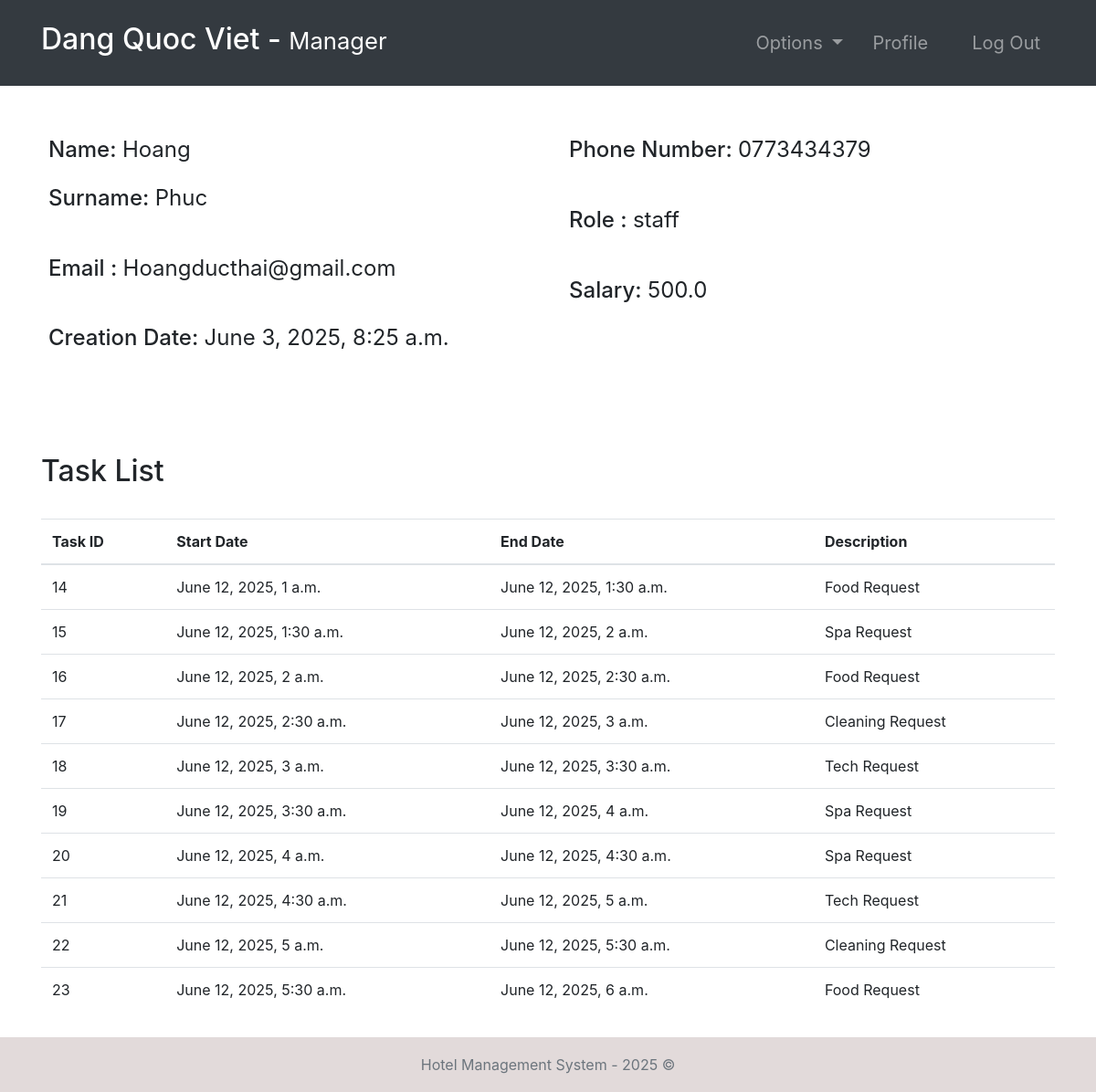
/employee-profile/5/ (signed in), run on the app's committed database.
### accounts/models.py (models this page shows, shortened)
class Employee(models.Model):
    user = models.OneToOneField(User, null=True, on_delete=models.CASCADE)
    phoneNumber = models.CharField(unique=True)
    salary = models.FloatField()

class Task(models.Model):
    employee = models.ForeignKey(
        Employee,   null=True, on_delete=models.CASCADE)
    startTime = models.DateTimeField()
    endTime = models.DateTimeField()
    description = models.TextField()

### accounts/views.py (the view, shortened to what this page needs)
# urls.py: path('employee-profile/<str:pk>/', employee_details, name="employee-profile"),
@login_required(login_url='login')
def employee_details(request, pk):
    role = str(request.user.groups.all()[0])
    path = role + "/"
    tempUser = User.objects.get(id=pk)
    employee = Employee.objects.get(user=tempUser)
    tasks = Task.objects.filter(employee=employee)
    context = {
        "role": role,
        "employee": employee,
        "tasks": tasks
    }
    return render(request, path + "employee-profile.html", context)

### templates/manager/employee-profile.html
{% extends '../index.html' %}
{% block context %}
{% include '../common_pages/employee-profile.html' %}
{% endblock %}

### templates/incs/nav.html (shortened to what this page needs)
<nav class="navbar navbar-dark bg-dark navbar-expand-lg py-3 " role="navigation">
    <div class="container">
        <a href="" class="navbar-brand">
            <h2 class="text-capitalize">
                {{ request.user.first_name }} {{ request.user.last_name }} -
                <small>
                    {{ role }}
                </small>
            </h2>
        </a>
        <div class="collapse navbar-collapse" id="navbarTags">
            <ul class="navbar-nav ml-auto">
                <li class="nav-item dropdown p-2">
                    <a class="nav-link dropdown-toggle" href="#" id="navbarDropdown" role="button"
                        data-toggle="dropdown" aria-haspopup="true" aria-expanded="false">
                        Options
                    </a>
                </li>
                <li class="nav-item mr-3 p-2">
                    {% if role == 'staff' or role == 'receptionist' or role == 'admin' or role == 'manager' %}
                    <a href="{% url 'employee-profile' user.id %}" class="nav-link">Profile</a>
                    {% endif %}
                </li>
                <li class="nav-item p-2 ">
                    <a href="{% url 'logout' %}" class="nav-link">Log Out</a>
                </li>
            </ul>
        </div>
    </div>
</nav>

### templates/common_pages/employee-profile.html (shortened to what this page needs)
<div class="container">
    <form action="" method="POST">
        <div class="row mt-5 clearfix">
            <div class="col-6">
                <div class="p-2 h4">
                    <span>Name:</span>
                    {% if employee.user.id != request.user.id %}
                    <span class="font-weight-normal">{{employee.user.first_name}} </span>
                    {% else %}
                    <input type="text" class="form-control border border-secondary" id="id_first_name"
                        value="{{employee.user.first_name}}" name="first_name">
                    {% endif %}
                </div>
                <div class="p-2 h4">
                    <span>Surname:</span>
                    {% if employee.user.id != request.user.id %}
                    <span class="font-weight-normal"> {{employee.user.last_name}}</span>
                    {% else %}
                    <input type="text" class="form-control border border-secondary" id="id_last_name"
                        value="{{employee.user.last_name}}" name="last_name">
                    {% endif %}
                </div>
                <br>
                <div class="p-2 h4">
                    <span>Email :</span>
                    <span class="font-weight-normal">{{employee.user.email}}</span>
                </div>
                <br>
                <div class="p-2 h4">
                    <span>Creation Date:</span>
                    <span class="font-weight-normal">{{employee.user.date_joined}}</span>
                </div>
            </div>
            <div class="col-6">
                <div class="p-2 h4">
                    <span>Phone Number: </span>
                    {% if employee.user.id != request.user.id %}
                    <span class="font-weight-normal">{{employee.phoneNumber}}</span>
                    {% else %}
                    <input type="text" class="form-control border border-secondary" id="id_phoneNumber"
                        value="{{employee.phoneNumber}}" name="phoneNumber">
                    {% endif %}
                </div>
                <br>
                <div class="p-2 h4">
                    <span>Role :</span>
                    <span class="font-weight-normal">{{employee.user.groups.first}}</span>
                </div>
                <br>
                <div class="p-2 h4">
                    <span>Salary:</span>
                    <span class="font-weight-normal">{{employee.salary}}</span>
                </div>
            </div>
        </div>
        <br>
    </form>
    <br>
    {% if role == 'staff' or request.user != employee.user %}
    <div class="table-responsive my-5">
        <div class="table-header row">
            <div class="col-sm-12 col-md-12 col-lg-4 mb-4">
                <h2>Task List</h2>
            </div>
        </div>
        <table class="table table-hover">
            <thead>
                <tr>
                    <th>Task ID</th>
                    <th>Start Date</th>
                    <th>End Date</th>
                    <th>Description</th>
                </tr>
            </thead>
            <tbody>
                {% for tasks in tasks %}
                <tr>
                    <td>{{tasks.id}}</td>
                    <td>{{tasks.startTime}}</td>
                    <td>{{tasks.endTime}}</td>
                    <td>{{tasks.description}}</td>
                </tr>
                {% endfor %}
            </tbody>
        </table>
    </div>
    {% endif %}
</div>

### static/css/main.css (style rules this page uses)
* { margin: 0; padding: 0; -webkit-font-smoothing: antialiased; }
.clearfix { overflow: auto; }
body { position: relative; }
nav .nav-item { font-size: 20px; }

### data on the page
Employee: user.first_name "Hoang", user.last_name "Phuc", user.email "Hoangducthai@gmail.com", user.date_joined "June 3, 2025, 8:25 a.m.", phoneNumber "0773434379", user.groups.first "staff", salary "500.0"
Task: id "14", startTime "June 12, 2025, 1 a.m.", endTime "June 12, 2025, 1:30 a.m.", description "Food Request"
Task: id "15", startTime "June 12, 2025, 1:30 a.m.", endTime "June 12, 2025, 2 a.m.", description "Spa Request"
Task: id "16", startTime "June 12, 2025, 2 a.m.", endTime "June 12, 2025, 2:30 a.m.", description "Food Request"
Task: id "17", startTime "June 12, 2025, 2:30 a.m.", endTime "June 12, 2025, 3 a.m.", description "Cleaning Request"
Task: id "18", startTime "June 12, 2025, 3 a.m.", endTime "June 12, 2025, 3:30 a.m.", description "Tech Request"
Task: id "19", startTime "June 12, 2025, 3:30 a.m.", endTime "June 12, 2025, 4 a.m.", description "Spa Request"
Task: id "20", startTime "June 12, 2025, 4 a.m.", endTime "June 12, 2025, 4:30 a.m.", description "Spa Request"
Task: id "21", startTime "June 12, 2025, 4:30 a.m.", endTime "June 12, 2025, 5 a.m.", description "Tech Request"
Task: id "22", startTime "June 12, 2025, 5 a.m.", endTime "June 12, 2025, 5:30 a.m.", description "Cleaning Request"
Task: id "23", startTime "June 12, 2025, 5:30 a.m.", endTime "June 12, 2025, 6 a.m.", description "Food Request"

### other printed values
{{ request.user.first_name }} "Dang"
{{ request.user.last_name }} "Quoc Viet"
{{ role }} "Manager"
